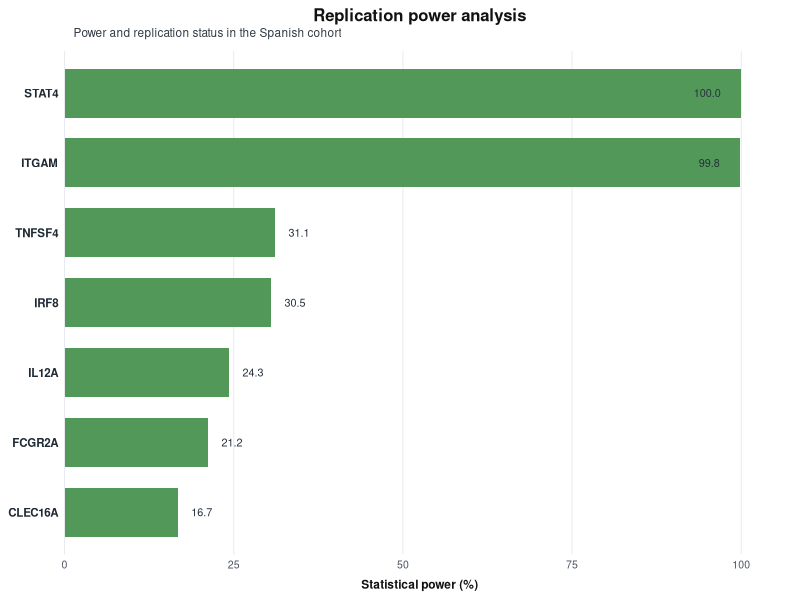
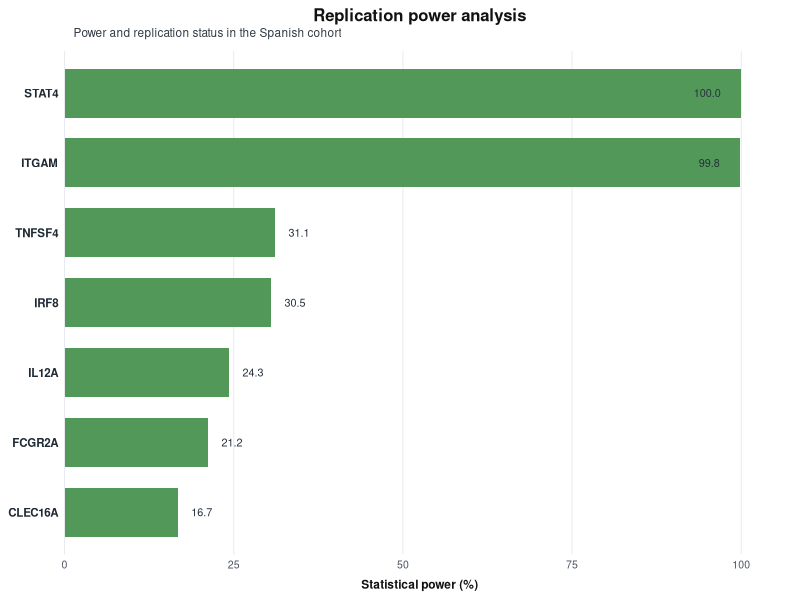

The R source for these figures, in order:
#!/usr/bin/env Rscript

suppressPackageStartupMessages({
  library(data.table)
  library(ggplot2)
})

out_dir <- "SLE_submission"
dir.create(out_dir, showWarnings = FALSE)

dt <- fread("results/Supplementary_Table_5.tsv")
plot_dt <- dt[`Replication status` == "Replicated"]

plot_dt[, Locus := fifelse(
  grepl("TNFSF4", `Candidate gene/region`), "TNFSF4",
  fifelse(grepl("CLEC16A", `Candidate gene/region`), "CLEC16A",
  fifelse(grepl("IRF8", `Candidate gene/region`), "IRF8",
  fifelse(grepl("IL12A", `Candidate gene/region`), "IL12A",
  fifelse(grepl("ITGAM", `Candidate gene/region`), "ITGAM",
  fifelse(grepl("STAT4", `Candidate gene/region`), "STAT4",
  fifelse(grepl("FCGR2A", `Candidate gene/region`), "FCGR2A", `Candidate gene/region`)))))))]

alpha_bonf <- 0.05 / 57
z_bonf <- qnorm(1 - alpha_bonf / 2)
plot_dt[, SE_rep := abs(`Beta Spanish replication` / qnorm(`P Spanish replication` / 2))]
plot_dt[, Statistical_power := (pnorm(abs(`Beta discovery`) / SE_rep - z_bonf) +
  pnorm(-abs(`Beta discovery`) / SE_rep - z_bonf)) * 100]

order_loci <- c("STAT4", "ITGAM", "TNFSF4", "IRF8", "IL12A", "FCGR2A", "CLEC16A")
plot_dt <- plot_dt[Locus %in% order_loci]
plot_dt[, Locus := factor(Locus, levels = rev(order_loci))]
plot_dt[, Power_label := sprintf("%.1f", Statistical_power)]
plot_dt[, label_x := fifelse(Statistical_power > 92, Statistical_power - 3.0, Statistical_power + 2.0)]
plot_dt[, label_hjust := fifelse(Statistical_power > 92, 1, 0)]

p <- ggplot(plot_dt, aes(x = Statistical_power, y = Locus)) +
  geom_col(
    width = 0.70,
    fill = "#4f9656",
    color = NA,
    alpha = 0.98
  ) +
  geom_text(
    aes(x = label_x, label = Power_label, hjust = label_hjust),
    size = 2.75,
    color = "#26323f",
    family = "sans"
  ) +
  scale_x_continuous(
    limits = c(0, 105),
    breaks = seq(0, 100, 25),
    expand = c(0, 0)
  ) +
  labs(
    title = "Replication power analysis",
    subtitle = "Power and replication status in the Spanish cohort",
    x = "Statistical power (%)",
    y = NULL
  ) +
  coord_cartesian(clip = "off") +
  theme_minimal(base_size = 10) +
  theme(
    plot.background = element_rect(fill = "white", color = NA),
    panel.background = element_rect(fill = "white", color = NA),
    plot.title = element_text(
      size = 12,
      face = "bold",
      hjust = 0.5,
      color = "#111111",
      margin = margin(b = 2)
    ),
    plot.subtitle = element_text(
      size = 8.5,
      hjust = 0.02,
      color = "#2f3a45",
      margin = margin(b = 8)
    ),
    panel.grid.major.y = element_blank(),
    panel.grid.minor = element_blank(),
    panel.grid.major.x = element_line(color = "#e7ebef", linewidth = 0.35),
    axis.text.y = element_text(size = 8.3, color = "#1f2933", face = "bold"),
    axis.text.x = element_text(size = 7.6, color = "#4b5563"),
    axis.title.x = element_text(size = 8.6, color = "#111111", face = "bold", margin = margin(t = 6)),
    legend.position = "none",
    plot.margin = margin(6, 18, 6, 6)
  )

base <- "figures/Supplementary_Figure_4"
ggsave(paste0(base, ".png"), p, width = 4.9, height = 6.2, dpi = 600, bg = "white")
ggsave(paste0(base, ".tiff"), p, width = 4.9, height = 6.2, dpi = 600, bg = "white", compression = "lzw")

cat("Saved SA3 replication power figure to SLE_submission at 600 dpi\n")
